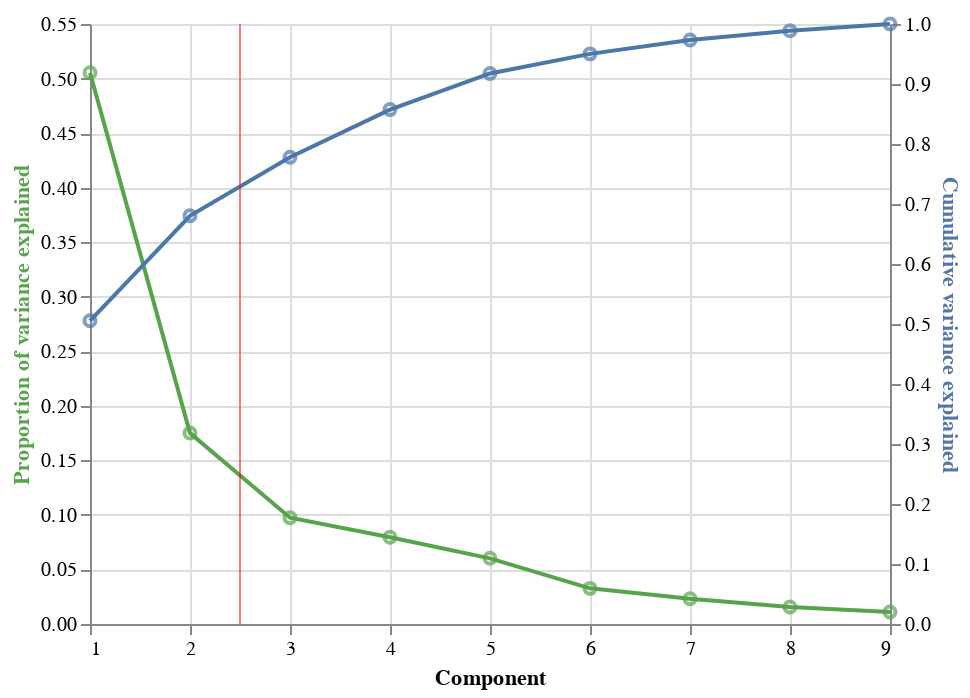

Write notebook code for a chart like this one.
### Markdown cell above
### Compute the PC's and Variance Ratios

Here, we compute the principal components and their respective variance ratios. With these, we can examine the proportion of variatio explained for each PC and the cumulative variance exaplained. This will help us determine the amount of PCs to use in our analysis. To more easily examine these values, we can graph these values.

### Code cell
#------ compute components
pca = PCA(x_mx, normalize = False, standardize = True)

# inspect loadings
pca.loadings

# compute variance ratios
var_ratios = pca.eigenvals/pca.eigenvals.sum()

# store proportion of variance explained as a dataframe
pca_var_explained = pd.DataFrame({
    'Component': np.arange(1, 10),
    'Proportion of variance explained': var_ratios})

# add cumulative sum
pca_var_explained['Cumulative variance explained'] = var_ratios.cumsum()

#------ graphing portion of cell

# encode component axis only as base layer
base = alt.Chart(pca_var_explained).encode(
    x = 'Component')

# make a base layer for the proportion of variance explained
prop_var_base = base.encode(
    y = alt.Y('Proportion of variance explained',
              axis = alt.Axis(titleColor = '#57A44C'))
)

# make a base layer for the cumulative variance explained
cum_var_base = base.encode(
    y = alt.Y('Cumulative variance explained', axis = alt.Axis(titleColor = '#5276A7'))
)

# add points and lines to each base layer
line = alt.Chart(pd.DataFrame({'Component': [2.5]})).mark_rule(opacity = 0.3, color = 'red').encode(x = 'Component')
prop_var = prop_var_base.mark_line(stroke = '#57A44C') + prop_var_base.mark_point(color = '#57A44C') + line
cum_var = cum_var_base.mark_line() + cum_var_base.mark_point() + line

# layer the layers
var_explained_plot = alt.layer(prop_var, cum_var).resolve_scale(y = 'independent')

# display
var_explained_plot

### Figure 1 — Vega-Lite specification as saved in the notebook (floating-point values rounded to 4 significant figures)
{"config": {"view": {"continuousWidth": 400, "continuousHeight": 300}}, "layer": [{"layer": [{"mark": {"type": "line", "stroke": "#57A44C"}, "encoding": {"x": {"field": "Component", "type": "quantitative"}, "y": {"axis": {"titleColor": "#57A44C"}, "field": "Proportion of variance explained", "type": "quantitative"}}}, {"mark": {"type": "point", "color": "#57A44C"}, "encoding": {"x": {"field": "Component", "type": "quantitative"}, "y": {"axis": {"titleColor": "#57A44C"}, "field": "Proportion of variance explained", "type": "quantitative"}}}, {"data": {"name": "data-36a93832b0d9e3de51b607e5b7b7e52f"}, "mark": {"type": "rule", "color": "red", "opacity": 0.3}, "encoding": {"x": {"field": "Component", "type": "quantitative"}}}]}, {"layer": [{"mark": "line", "encoding": {"x": {"field": "Component", "type": "quantitative"}, "y": {"axis": {"titleColor": "#5276A7"}, "field": "Cumulative variance explained", "type": "quantitative"}}}, {"mark": "point", "encoding": {"x": {"field": "Component", "type": "quantitative"}, "y": {"axis": {"titleColor": "#5276A7"}, "field": "Cumulative variance explained", "type": "quantitative"}}}, {"data": {"name": "data-36a93832b0d9e3de51b607e5b7b7e52f"}, "mark": {"type": "rule", "color": "red", "opacity": 0.3}, "encoding": {"x": {"field": "Component", "type": "quantitative"}}}]}], "data": {"name": "data-adcc6dac7ebf6bd59a3734a9b5230700"}, "resolve": {"scale": {"y": "independent"}}, "$schema": "https://vega.github.io/schema/vega-lite/v4.17.0.json", "datasets": {"data-adcc6dac7ebf6bd59a3734a9b5230700": [{"Component": 1, "Proportion of variance explained": 0.5054, "Cumulative variance explained": 0.5054}, {"Component": 2, "Proportion of variance explained": 0.175, "Cumulative variance explained": 0.6804}, {"Component": 3, "Proportion of variance explained": 0.09748, "Cumulative variance explained": 0.7779}, {"Component": 4, "Proportion of variance explained": 0.07946, "Cumulative variance explained": 0.8573}, {"Component": 5, "Proportion of variance explained": 0.06019, "Cumulative variance explained": 0.9175}, {"Component": 6, "Proportion of variance explained": 0.03267, "Cumulative variance explained": 0.9502}, {"Component": 7, "Proportion of variance explained": 0.02311, "Cumulative variance explained": 0.9733}, {"Component": 8, "Proportion of variance explained": 0.0156, "Cumulative variance explained": 0.9889}, {"Component": 9, "Proportion of variance explained": 0.01108, "Cumulative variance explained": 1.0}], "data-36a93832b0d9e3de51b607e5b7b7e52f": [{"Component": 2.5}]}}
